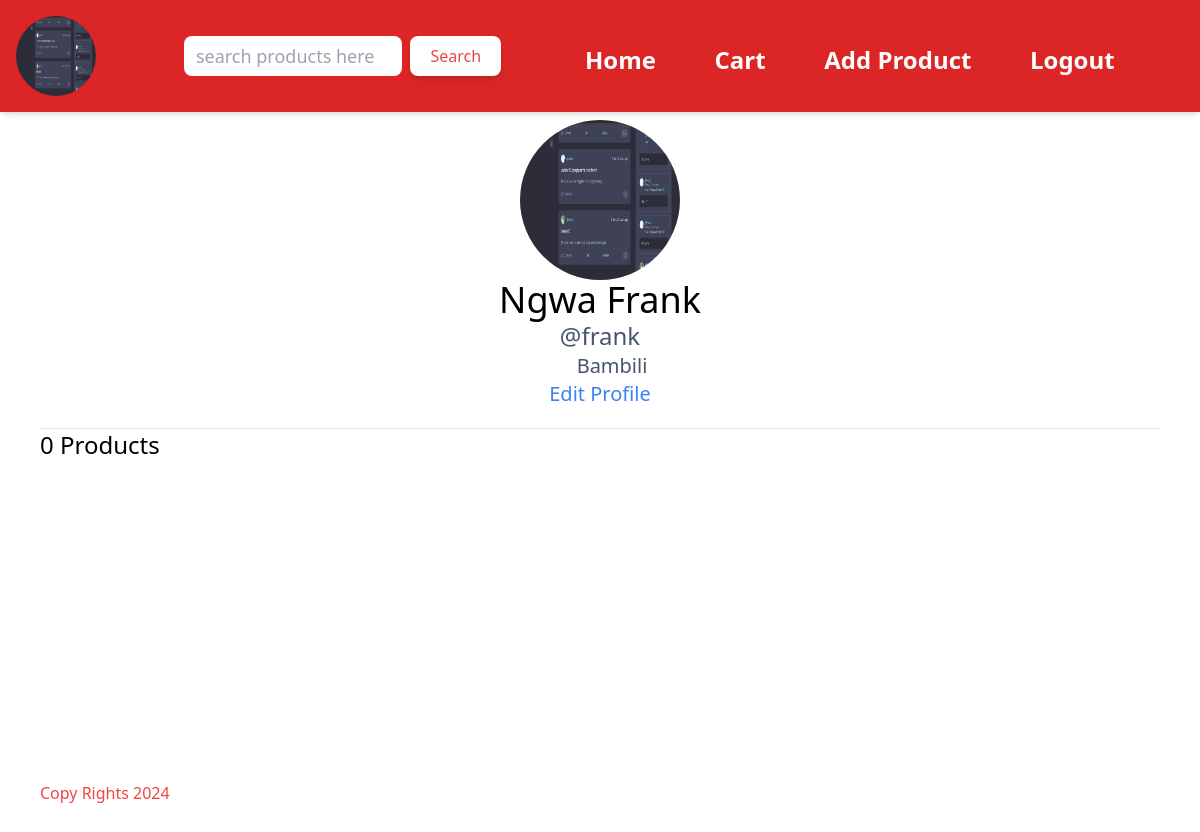
Screenshot of /profile/6/ (signed in) with the database file from the repository.
### shop/models.py (models this page shows)
class User(AbstractUser):
    name = models.CharField(max_length=200, null=True)
    email = models.EmailField(unique = True, null=True)
    avatar = models.ImageField(upload_to="images", default="images/profile.jpeg", null=True)
    address = models.CharField(max_length=200, null=True)
    USERNAME_FIELD = 'email'
    REQUIRED_FIELDS = []

### shop/views.py (the view)
# urls.py: path('profile/<str:pk>/', views.profile, name="profile"),
@login_required(login_url='login')
def profile(request, pk):
    user = User.objects.get(id=pk)
    products = Product.objects.filter(seller = user)
    context = {"products": products}
    return render(request, 'shop/profile.html', context)

### shop/templates/shop/profile.html (shortened to what this page needs)
{% extends 'shop/main.html' %}
{% block content %}
<main class="mt-40 md:mt-20">
    <div class="flex flex-col justify-center">
        <div class="profile-info flex flex-col justify-center items-center mb-5">
            <img src="{{request.user.avatar.url}}" alt="" class="w-40 h-40 rounded-full">
            <h2 class="text-4xl font-medium">{{user.name|capfirst}}</h2>
            <h3 class="text-2xl text-slate-600">@{{user.username}}</h3>
            <p class="text-slate-600 flex items-center text-xl">
                <ion-icon name="location-outline" class="h-6 w-6"></ion-icon>
                {{user.address}}
            </p>
            {% if request.user == user %}
            <a href="{% url 'updateProfile' %}" class="text-blue-500 text-xl">Edit Profile</a>
            {% endif %}
        </div>
        <hr>
        <h1 class="text-2xl">{{products.count}} Products</h1>
    </div>
</main>
{% endblock %}

### shop/templates/shop/navbar.html (shortened to what this page needs)
<div class="w-full fixed flex flex-row p-4 bg-red-600 top-0 left-0 text-white items-center  shadow-md gap-1">
    <a href="{% url 'profile' request.user.id %}" class="w-2/6 md:w-1/6">
        <div class="logo text-6xl font-bold w-full flex flex-row items-center gap-5">
            {% if request.user.is_authenticated %}
            <img src="{{request.user.avatar.url}}" alt="ProfilePicture" class="md:w-20 md:h-20 w-14 h-14 rounded-full">
            {% else %}
            <h1 class="text-3xl">Logo</h1>
            {% endif %}
        </div>
    </a>
                <form action="{% url 'home' %}" class="flex w-full lg:w-2/6  justify-start space-x-2 ">
                    <input type="text" name="q" placeholder="search products here" class="w-2/3
                    font-normal  text-black rounded-lg text-lg px-3"
                    >
                    <button type="submit" class="md:px-5 md:py-2 px-2 py-1 shadow-md rounded-lg bg-white text-red-500">Search</button>
                </form>
    <div id="content" class="hidden lg:w-4/6 w-full absolute
                                lg:relative flex flex-col bg-red-600 -bottom-80
                                lg:bottom-0 lg:flex lg:flex-row justify-center
                                lg:justify-between items-center  px-10 right-0
                                transition-all duration-2000 ease-in-out pb-32 pt-5 lg:py-0 ">
        <ul class="flex lg:flex-row justify-center lg:justify-around items-center
                    lg:items-end w-full font-bold text-2xl flex-col space-y-2">
            <li><a href="{% url 'home' %}" >Home</a></li>
            <li><a href="{% url 'cart' %}" >Cart</a></li>
            <li><a href="{% url 'addproduct' %}" class="">Add Product</a></li>
            {% if request.user.is_authenticated %}
            <li><a href="{% url 'logout' %}">Logout</a> </li>
            {% else %}
            <li><a href="{% url 'login' %}">Login</a> </li>
            <li><a href="{% url 'signup' %}">Signup</a></li>
            {% endif %}
        </ul>
    </div>
</div>

### static/styles/style.css (style rules this page uses)
input { border-style: none; outline: none; }

### rows the page displays
User: user.avatar (picture), name "Ngwa Frank", username "frank", address "Bambili"

### other values shown
{{ products.count }} "0"
